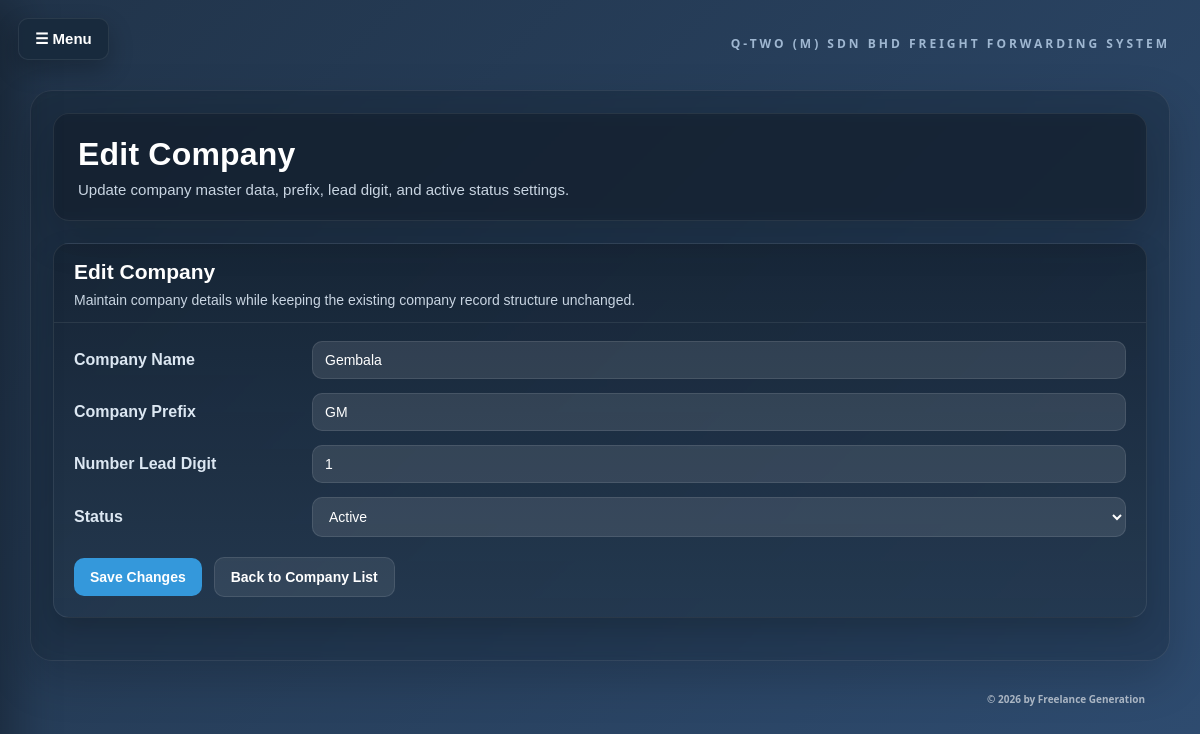
The app's page /edit_company/2 (signed in) with its own data.
### app.py (models this page shows)
class Company(db.Model):
    id = db.Column(db.Integer, primary_key=True)
    company_name = db.Column(db.String(200), nullable=False)
    company_prefix = db.Column(db.String(20), nullable=False, unique=True)
    number_lead_digit = db.Column(db.String(10), nullable=False)
    is_active = db.Column(db.Boolean, default=True)
    jobs = db.relationship("Job", backref="company_ref", lazy=True)

### app.py (the view, shortened to what this page needs)
@app.route("/edit_company/<int:company_id>", methods=["GET", "POST"])
@login_required
def edit_company(company_id):
    user = get_current_user()
    if not user or user.role != "admin":
        return render_template(
            "error.html",
            message="Only admin can edit company records.",
        )
    company = Company.query.get_or_404(company_id)
    return render_template("edit_company.html", company=company)

### app.py (called while the page is built)
def get_current_user():
    user_id = session.get("user_id")
    if not user_id:
        return None
    return User.query.filter_by(id=user_id, is_active=True).first()

def login_required(view_func):
    @wraps(view_func)
    def wrapped_view(*args, **kwargs):
        if not get_current_user():
            return redirect(url_for("login"))
        return view_func(*args, **kwargs)
    return wrapped_view

@app.context_processor
def inject_current_user():
    current_user = get_current_user()
    pending_account_requests = 0
    pending_delete_requests = 0
    if current_user and current_user.role == "admin":
        pending_account_requests = AccountRequest.query.filter_by(
            status="pending"
        ).count()
        pending_delete_requests = DeleteRequest.query.filter_by(
            status="pending"
        ).count()
    return {
        "current_user": current_user,
        "pending_account_requests": pending_account_requests,
        "pending_delete_requests": pending_delete_requests,
    }

### templates/edit_company.html (shortened to what this page needs)
<!DOCTYPE html>
<html>
<head>
    <link rel="stylesheet" href="{{ url_for('static', filename='style.css') }}">
</head>
<body class="job-detail-page">
    <button class="nav-toggle-btn" onclick="toggleNav()">☰ Menu</button>
    <div class="page-container">
        <div class="system-name-top-right">Q-TWO (M) SDN BHD FREIGHT FORWARDING SYSTEM</div>
        <div class="page-shell">
            <div class="page-header">
                <h1 class="page-title">Edit Company</h1>
                <p class="page-subtitle">
                    Update company master data, prefix, lead digit, and active status settings.
                </p>
            </div>
            <div class="panel-card">
                <div class="panel-head">
                    <h2>Edit Company</h2>
                    <p>Maintain company details while keeping the existing company record structure unchanged.</p>
                </div>
                <div class="panel-body">
                    <form method="POST">
                        <div class="form-grid">
                            <label for="company_name">Company Name</label>
                            <input type="text" name="company_name" id="company_name" value="{{ company.company_name }}" required>
                            <label for="company_prefix">Company Prefix</label>
                            <input type="text" name="company_prefix" id="company_prefix" value="{{ company.company_prefix }}" required>
                            <label for="number_lead_digit">Number Lead Digit</label>
                            <input type="text" name="number_lead_digit" id="number_lead_digit" value="{{ company.number_lead_digit }}" required>
                            <label for="is_active">Status</label>
                            <select name="is_active" id="is_active">
                                <option value="yes" {% if company.is_active %}selected{% endif %}>Active</option>
                            </select>
                        </div>
                        <div class="form-actions">
                            <button type="submit" class="primary-btn">Save Changes</button>
                            <a href="/companies" class="secondary-link">Back to Company List</a>
                        </div>
                    </form>
                </div>
            </div>
        <div class="bottom-right-text">© 2026 by Freelance Generation</div>
    </div>
</body>
</html>

### templates/edit_company.html (style rules this page uses)
:root { --bg-main: #18293b; --bg-shell: #22364d; --bg-panel: #24384f; --bg-panel-soft: #2a415b; --bg-card: #29425e; --bg-card-dark: #22364d; --text-main: #ffffff; --text-soft: #c9d5e2; --text-muted: #9fb2c5; --line-soft: rgba(255, 255, 255, 0.08); --line-strong: rgba(255, 255, 255, 0.14); --accent: #3498db; --success: #27ae60; --danger: #c0392b; }
* { box-sizing: border-box; }
body { font-family: Arial, sans-serif; background: linear-gradient(135deg, #21344a 0%, #2f4d72 100%); margin: 0; color: var(--text-main); overflow-x: hidden; }
.job-detail-page { min-height: 100vh; }
.nav-toggle-btn { position: fixed; top: 18px; left: 18px; z-index: 1201; border: none; border-radius: 10px; background: rgba(24, 42, 61, 0.96); color: #ffffff; padding: 11px 16px; font-size: 15px; font-weight: bold; cursor: pointer; box-shadow: 0 10px 24px rgba(0, 0, 0, 0.24); border: 1px solid rgba(255, 255, 255, 0.08); }
.page-container { position: relative; max-width: 1180px; margin: 90px auto 40px auto; padding: 0 20px; }
.system-name-top-right { position: absolute; top: -52px; right: 20px; pointer-events: none; font-family: "Segoe UI", Arial, sans-serif; font-size: 12px; font-weight: 700; letter-spacing: 3px; text-transform: uppercase; line-height: 1; white-space: nowrap; color: #9fb7d1; }
.page-shell { background: rgba(15, 25, 37, 0.28); border: 1px solid rgba(255, 255, 255, 0.08); border-radius: 22px; padding: 22px; box-shadow: 0 18px 46px rgba(0, 0, 0, 0.18); backdrop-filter: blur(4px); }
.page-header { background: rgba(20, 33, 48, 0.60); border: 1px solid var(--line-soft); border-radius: 16px; padding: 22px 24px; margin-bottom: 22px; box-shadow: 0 16px 40px rgba(0, 0, 0, 0.18); backdrop-filter: blur(6px); }
.page-title { margin: 0; font-size: 32px; font-weight: bold; letter-spacing: 0.2px; }
.page-subtitle { margin: 8px 0 0 0; color: var(--text-soft); font-size: 15px; }
.panel-card { background: linear-gradient(180deg, rgba(22, 35, 50, 0.78) 0%, rgba(37, 57, 80, 0.82) 100%); border: 1px solid var(--line-soft); border-radius: 16px; box-shadow: 0 12px 28px rgba(0, 0, 0, 0.18); overflow: hidden; margin-bottom: 20px; }
.panel-head { padding: 16px 20px 14px 20px; border-bottom: 1px solid var(--line-soft); }
.panel-head h2 { margin: 0; font-size: 21px; color: #ffffff; }
.panel-head p { margin: 8px 0 0 0; color: var(--text-soft); font-size: 14px; }
.panel-body { padding: 18px 20px 20px 20px; }
.form-grid { display: grid; grid-template-columns: 220px 1fr; gap: 14px 18px; align-items: center; }
.form-grid label { font-weight: bold; color: #dce7f2; }
.form-grid input[type="text"], .form-grid select { width: 100%; padding: 10px 12px; border: 1px solid rgba(255, 255, 255, 0.10); border-radius: 10px; font-size: 14px; box-sizing: border-box; font-family: Arial, sans-serif; background: rgba(255, 255, 255, 0.10); color: #ffffff; outline: none; }
.form-grid input::placeholder { color: #c7d7e6; }
.form-grid option { color: #1f2d3a; }
.form-actions { display: flex; gap: 12px; align-items: center; margin-top: 20px; flex-wrap: wrap; }
.primary-btn, .secondary-link { padding: 11px 16px; border-radius: 10px; font-size: 14px; font-weight: bold; text-decoration: none; cursor: pointer; transition: 0.16s ease; }
.primary-btn { border: none; background-color: var(--accent); color: white; }
.secondary-link { background-color: rgba(255, 255, 255, 0.08); color: #ffffff; border: 1px solid rgba(255, 255, 255, 0.10); }
.bottom-right-text { position: absolute; bottom: -46px; right: 24px; pointer-events: none; z-index: 9999; font-family: "Segoe UI", Arial, sans-serif; font-size: 10px; font-weight: 600; color: rgba(255, 255, 255, 0.6); }

### records on screen
Company: company_name "Gembala", company_prefix "GM", number_lead_digit "1", is_active "Active"
